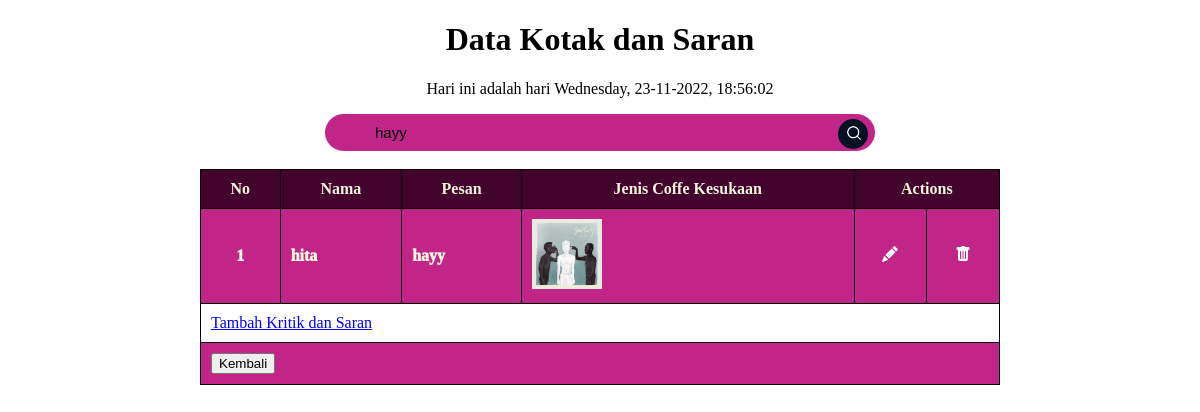
Screenshot of /Posttest7/formulirkotak.php?cari=hayy with the database file from the repository.
### tables this page shows
CREATE TABLE `kritik` (
  `id` int(10) NOT NULL,
  `nama` varchar(50) NOT NULL,
  `alamat` varchar(50) NOT NULL,
  `telepon` varchar(20) NOT NULL,
  `jeniskelamin` varchar(50) NOT NULL,
  `pesan` varchar(100) NOT NULL,
  `foto` varchar(100) NOT NULL
);

### Posttest7/formulirkotak.php (the view, shortened to what this page needs)
<!DOCTYPE html>
<html lang="en">
<head>
    <link rel="stylesheet" href="css/formulirkotak.css?v8">
</head>
<body>
    <h1>Data Kotak dan Saran</h1>
    <p align="center">Hari ini adalah hari <?php echo date("l, d-m-Y, H:i:s"); ?></p>
    <div align="center">
        <form class="box-cari" method= "get" action="">
            <input type="text" placeholder= "Cari Pesan..." name="cari" value="<?php if(isset($_GET['cari'])){echo $_GET['cari'];} ?>">
            <br>
            <button type="submit"><img src="images/search.png"></button>
        </form>
        </div>
    <br>
    <div class="list-table">
        <form action="landing.php" >
        <table border= "2" align="center" width="800px" cellspacing="0">
            <tr class="atas">
                <th>No</th>
                <th>Nama</th>
                <th>Pesan</th>
                <th >Jenis Coffe Kesukaan</th>
                <th colspan="2">Actions</th>
            </tr>
            <?php
                include "config.php";
                $i = 1;
                if (isset($_GET['cari'])){
                    $pencarian= $_GET['cari'];
                    $query = "SELECT * FROM kritik WHERE pesan LIKE '%".$pencarian."%'";
                }else{
                    $query= "SELECT * FROM kritik";
                }
                $read = mysqli_query($db, $query);
                while($row = mysqli_fetch_assoc($read)){
            ?>
            <tr class="tengah">
                <td align="center"><?=$i;?></td>
                <td><?=$row['nama']?></td>
                <td><?=$row['pesan']?></td>
                <td><img src="file-foto/<?php echo $row['foto']?>" alt=""></td>
                <td class="edit" align="center">
                    <a href="edit.php?id=<?=$row['id'];?>">
                    </a>
                </td>
                <td class="hapus" align="center">
                    <a href="hapus.php?id=<?=$row['id'];?>">
                    </a>
                </td>
            </tr>
            <?php
                $i++;
                    }
            ?>
            <tr>
                <td colspan=7><a href="formulir.php" class="tambah">Tambah Kritik dan Saran</a></td>
            </tr>
            <tr class="tengah">
                <td colspan="7"><button type="submit">Kembali</button></td>
            </tr>
        </table>
    </div>
</body>
</html>

### Posttest7/css/formulirkotak.css (style rules this page uses)
body h1 { text-align: center; }
.atas { background-color: #42032C ; font-weight: 1000; color: beige; }
.tambah { align-items: center; }
.tengah { background-color: #c02587 ; font-weight: 1000; color: beige; }
.box-cari { width:100%; max-width: 500px; background: #c02587; display: flex; border-radius: 60px; flex-direction: row; padding-left: 50px; }
.box-cari input { background: transparent; flex: 1; border: 0; outline: none; font-size: 15px; padding: 10px 0px; text-align: left; }
::placeholder { color: #051224; }
.box-cari button img { width: 15px; }
.box-cari button { border: 0; border-radius: 50%; width: 30px; height: 30px; background: #051224; margin-top: 1%; margin-right: 7px; }
table, tr, th, td { border: 1px solid black; border-collapse: collapse; padding: 10px; }
img { width:70px; }

### rows the page displays
kritik: nama "hita", pesan "hayy", foto (picture)
